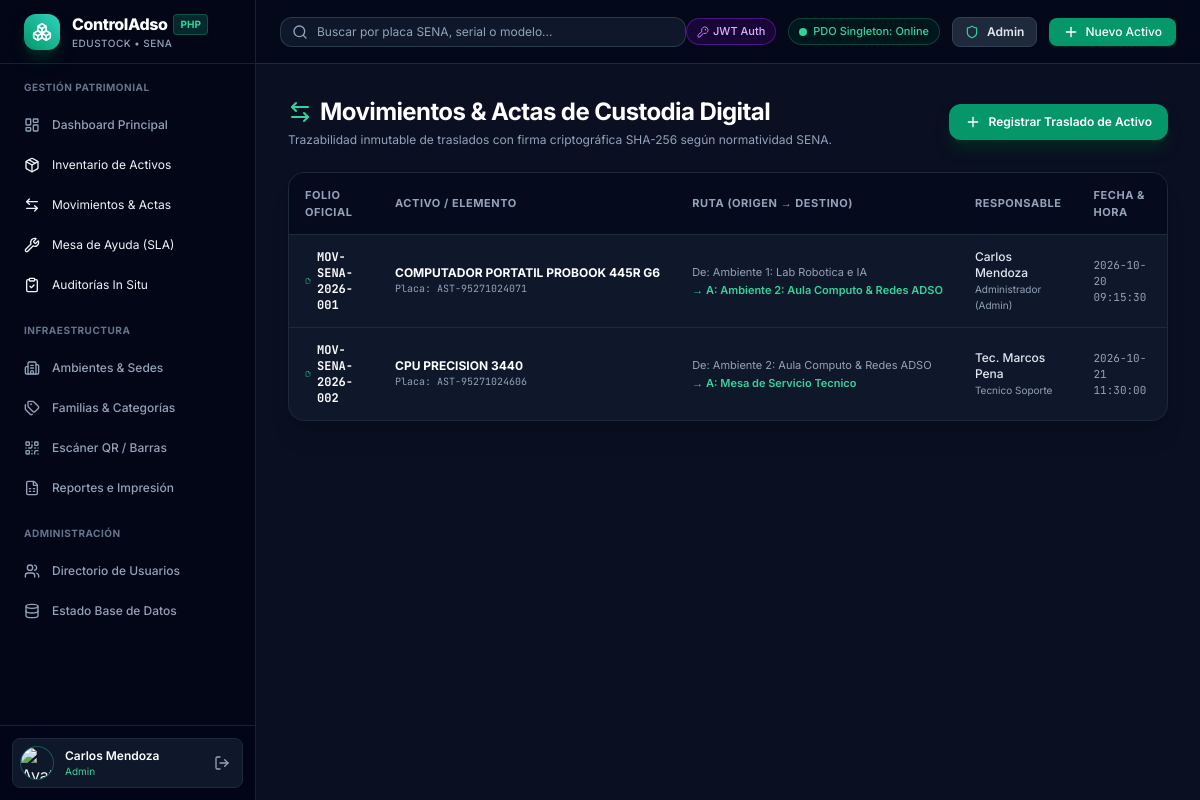
/movements.php (signed in), run on an earlier commit of the app's database.
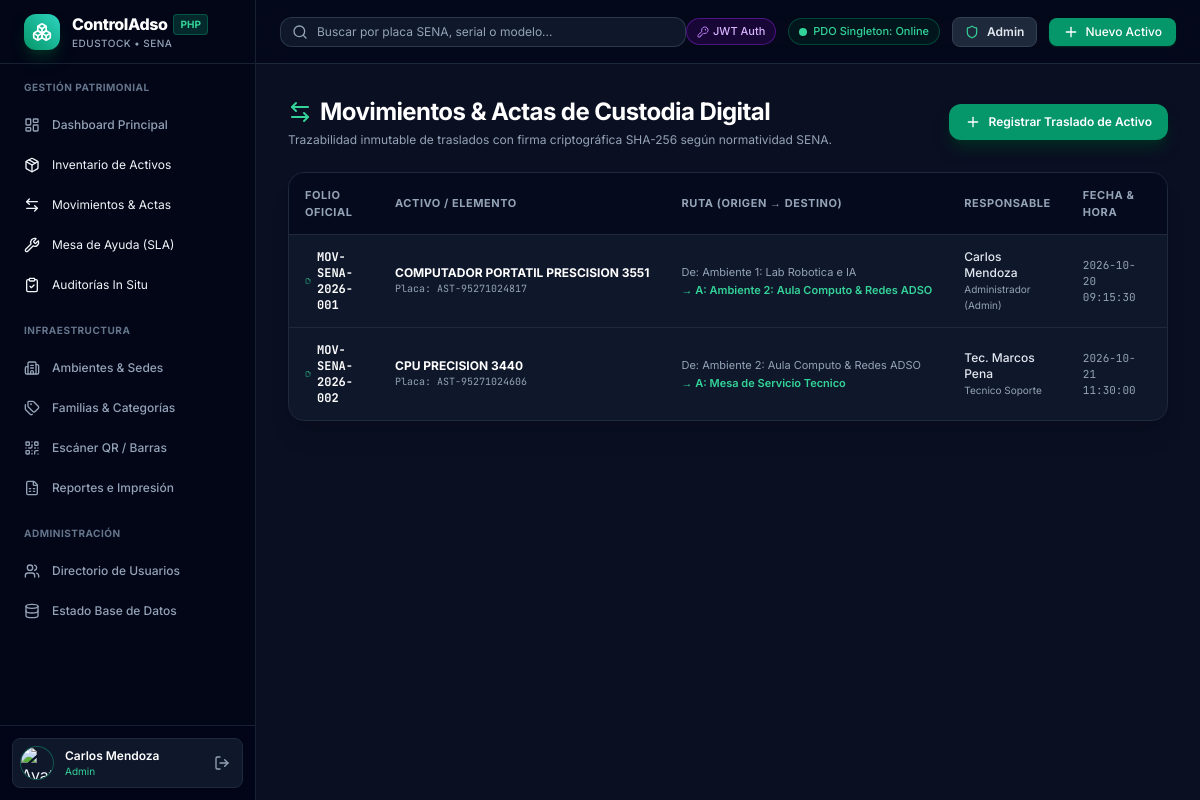
And on a later commit of the database.
### tables this page shows
CREATE TABLE inventory_movements (
    id VARCHAR(36) PRIMARY KEY,
    folio VARCHAR(100) NOT NULL UNIQUE,
    type ENUM('IN', 'OUT', 'TRANSFER') NOT NULL,
    product_name VARCHAR(200) NOT NULL,
    asset_id VARCHAR(36),
    asset_code VARCHAR(100),
    serial_number VARCHAR(100),
    origin_environment_id VARCHAR(50),
    origin_environment_name VARCHAR(150),
    destination_environment_id VARCHAR(50) NOT NULL,
    destination_environment_name VARCHAR(150) NOT NULL,
    quantity INT NOT NULL DEFAULT 1,
    notes TEXT,
    user_id VARCHAR(36),
    user_name VARCHAR(150) NOT NULL,
    user_role VARCHAR(100) NOT NULL,
    user_email VARCHAR(150) NOT NULL,
    timestamp_str VARCHAR(100) NOT NULL,
    crypto_hash VARCHAR(64) NOT NULL,
    qr_verification_token VARCHAR(100) NOT NULL,
    status ENUM('COMPLETADO', 'PENDIENTE', 'RECHAZADO') DEFAULT 'COMPLETADO',
    created_at DATETIME DEFAULT CURRENT_TIMESTAMP,
    CONSTRAINT fk_movement_asset FOREIGN KEY (asset_id) REFERENCES assets(id) ON DELETE SET NULL,
    CONSTRAINT fk_movement_orig_env FOREIGN KEY (origin_environment_id) REFERENCES environments(id) ON DELETE SET NULL,
    CONSTRAINT fk_movement_dest_env FOREIGN KEY (destination_environment_id) REFERENCES environments(id),
    CONSTRAINT fk_movement_user FOREIGN KEY (user_id) REFERENCES user_profiles(id) ON DELETE SET NULL
);

### movements.php (the view, shortened to what this page needs)
<?php
require_once __DIR__ . '/includes/header.php';
$db = getDB();
$movements = [];
if ($db) {
    try {
        $movements = $db->query("SELECT * FROM inventory_movements ORDER BY created_at DESC")->fetchAll();
    } catch (Exception $e) {
        $error = $e->getMessage();
    }
}
?>
<div class="space-y-6">
    <div class="flex flex-col md:flex-row md:items-center justify-between gap-4">
        <div>
            <h1 class="text-xl md:text-2xl font-bold text-white tracking-tight flex items-center space-x-2">
                <i data-lucide="arrow-left-right" class="w-6 h-6 text-emerald-400"></i>
                <span>Movimientos & Actas de Custodia Digital</span>
            </h1>
            <p class="text-xs text-slate-400 mt-1">
                Trazabilidad inmutable de traslados con firma criptográfica SHA-256 según normatividad SENA.
            </p>
        </div>
        <a href="movement_create.php" class="px-4 py-2.5 bg-emerald-600 hover:bg-emerald-500 text-white rounded-xl text-xs font-semibold flex items-center space-x-2 transition shadow-lg shadow-emerald-950">
            <i data-lucide="plus" class="w-4 h-4"></i>
            <span>Registrar Traslado de Activo</span>
        </a>
    </div>
    <div class="bg-slate-900 border border-slate-800 rounded-2xl overflow-hidden shadow-xl">
        <div class="overflow-x-auto">
            <table class="w-full text-left border-collapse">
                <thead>
                    <tr class="border-b border-slate-800 bg-slate-950/70 text-[11px] font-bold uppercase tracking-wider text-slate-400">
                        <th class="py-3.5 px-4">Folio Oficial</th>
                        <th class="py-3.5 px-4">Activo / Elemento</th>
                        <th class="py-3.5 px-4">Ruta (Origen &rarr; Destino)</th>
                        <th class="py-3.5 px-4">Responsable</th>
                        <th class="py-3.5 px-4">Fecha & Hora</th>
                        <th class="py-3.5 px-4">Firma SHA-256</th>
                    </tr>
                </thead>
                <tbody class="divide-y divide-slate-800 text-xs text-slate-300">
                    <?php if (!empty($movements)): ?>
                        <?php foreach ($movements as $mov): ?>
                            <tr class="hover:bg-slate-800/50 transition">
                                <td class="py-3.5 px-4 font-mono font-bold text-white">
                                    <div class="flex items-center space-x-1.5">
                                        <i data-lucide="file-check-2" class="w-4 h-4 text-emerald-400"></i>
                                        <span><?= htmlspecialchars($mov['folio']) ?></span>
                                    </div>
                                </td>
                                <td class="py-3.5 px-4">
                                    <span class="font-bold text-white block truncate max-w-xs"><?= htmlspecialchars($mov['product_name']) ?></span>
                                    <span class="text-[10px] text-slate-400 font-mono block">Placa: <?= htmlspecialchars($mov['asset_code'] ?: 'N/A') ?></span>
                                </td>
                                <td class="py-3.5 px-4">
                                    <div class="space-y-0.5">
                                        <span class="text-[11px] text-slate-400 block truncate max-w-xs">De: <?= htmlspecialchars($mov['origin_environment_name'] ?: 'Almacén Central') ?></span>
                                        <span class="text-[11px] text-emerald-400 font-semibold block truncate max-w-xs">&rarr; A: <?= htmlspecialchars($mov['destination_environment_name']) ?></span>
                                    </div>
                                </td>
                                <td class="py-3.5 px-4">
                                    <span class="text-slate-200 font-medium block"><?= htmlspecialchars($mov['user_name']) ?></span>
                                    <span class="text-[10px] text-slate-400 block"><?= htmlspecialchars($mov['user_role']) ?></span>
                                </td>
                                <td class="py-3.5 px-4 font-mono text-slate-400 text-[11px]">
                                    <?= htmlspecialchars($mov['timestamp_str']) ?>
                                </td>
                                <td class="py-3.5 px-4 font-mono text-[10px]">
                                </td>
                            </tr>
                        <?php endforeach; ?>
                    <?php endif; ?>
                </tbody>
            </table>
        </div>
    </div>
</div>
<?php require_once __DIR__ . '/includes/footer.php'; ?>

What changed in the data, as far as the page shows it:
changed inventory_movements "Carlos Mendoza": product_name "COMPUTADOR PORTATIL PROBOOK 445R G6" → "COMPUTADOR PORTATIL PRESCISION 3551"; asset_code "AST-95271024071" → "AST-95271024817"
